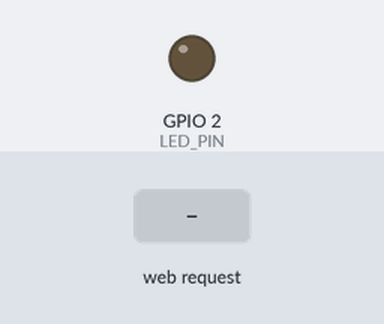
A sketch run on a simulated ESP32. Shown: output pins drawn as LEDs (lit = HIGH). Inputs (shaded band) come from the test bench. WiFi joins after 1.5 s; servers stay silent unless stated; what the sketch prints to the serial monitor is not drawn.

Above: at 2.7 s.
2.8 s: HTTP request GET /led/on received
At 3.2 s:
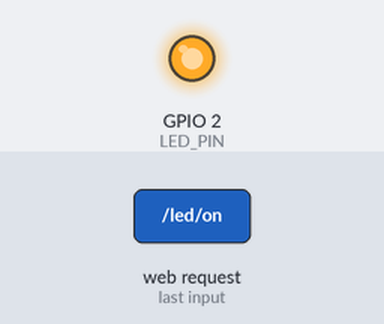
4.3 s: HTTP request GET /led/off received
At 5.6 s:
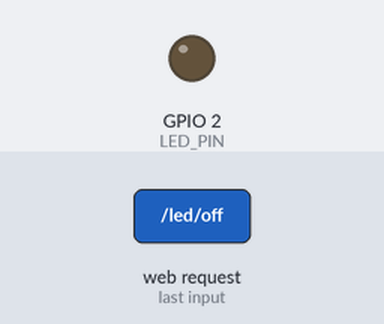
Timing chart, 0 to 7.3 s (numbered marks = the images above; inputs shaded):
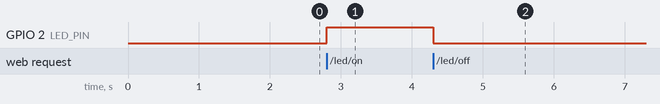

The sketch:

simple_wifi_server.ino
```cpp
#include <WiFi.h>

// ⚙️ Replace with your Wi-Fi credentials
const char* ssid     = "";
const char* password = "";

#define LED_PIN 2  // Built-in LED pin (usually GPIO 2)

WiFiServer server(80);
String header;      // To store HTTP request
bool ledState = false;

void setup() {
  Serial.begin(115200);
  pinMode(LED_PIN, OUTPUT);
  digitalWrite(LED_PIN, LOW);

  Serial.println("Connecting to Wi-Fi...");
  WiFi.begin(ssid, password);

  // Wait until connected
  while (WiFi.status() != WL_CONNECTED) {
    delay(500);
    Serial.print(".");
  }

  Serial.println("\nConnected!");
  Serial.print("IP address: ");
  Serial.println(WiFi.localIP());

  server.begin();
}

void loop() {
  WiFiClient client = server.available();   // Listen for incoming clients

  if (client) {
    Serial.println("New Client Connected.");
    String currentLine = "";
    while (client.connected()) {
      if (client.available()) {
        char c = client.read();
        header += c;

        if (c == '\n') {
          // If a blank line is received, the request is complete
          if (currentLine.length() == 0) {
            // Handle LED commands
            if (header.indexOf("GET /led/on") >= 0) {
              ledState = true;
              digitalWrite(LED_PIN, HIGH);
              Serial.println("LED turned ON via web");
            } else if (header.indexOf("GET /led/off") >= 0) {
              ledState = false;
              digitalWrite(LED_PIN, LOW);
              Serial.println("LED turned OFF via web");
            }

            // Build HTML response
            client.println("HTTP/1.1 200 OK");
            client.println("Content-type:text/html");
            client.println("Connection: close");
            client.println();

            client.println("<!DOCTYPE html><html>");
            client.println("<head><meta name='viewport' content='width=device-width, initial-scale=1'>");
            client.println("<style>body{font-family:Arial;text-align:center;background:#101010;color:#fff;}button{padding:15px 25px;font-size:20px;margin:10px;border:none;border-radius:10px;cursor:pointer;} .on{background:#4CAF50;} .off{background:#E53935;}</style>");
            client.println("</head><body>");
            client.println("<h1>ESP32 LED Control</h1>");

            if (ledState) {
              client.println("<p>LED is <strong>ON</strong></p>");
              client.println("<a href='/led/off'><button class='off'>Turn OFF</button></a>");
            } else {
              client.println("<p>LED is <strong>OFF</strong></p>");
              client.println("<a href='/led/on'><button class='on'>Turn ON</button></a>");
            }

            client.println("</body></html>");
            client.println();
            break;
          } else {
            currentLine = "";
          }
        } else if (c != '\r') {
          currentLine += c;
        }
      }
    }
    header = "";
    client.stop();
    Serial.println("Client Disconnected.");
  }
}
```

Measured:
- after the input at 2.8 s, GPIO 2 (LED_PIN): LOW → HIGH at once
- after the input at 4.3 s, GPIO 2 (LED_PIN): HIGH → LOW at once
